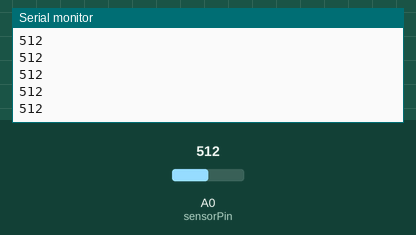
A sketch run on a simulated Arduino Uno, built with avr-gcc and run on an emulated ATmega328P. Shown: the last lines printed to the serial monitor. The test bench sets the inputs (shaded band); at power-on: A0 (sensorPin) = 512.

Above: at 1.2 s.
1.3 s: A0 (sensorPin) set to 716
At 1.8 s:
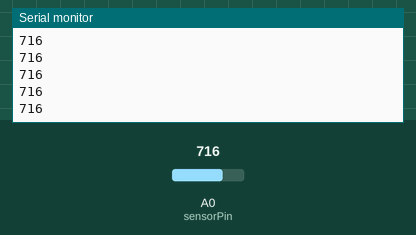
2.8 s: A0 (sensorPin) set to 900
At 3.8 s:
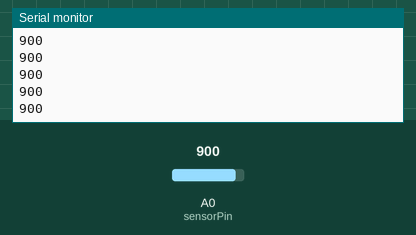
Timing chart, 0 to 5.8 s (numbered marks = the images above; inputs shaded):
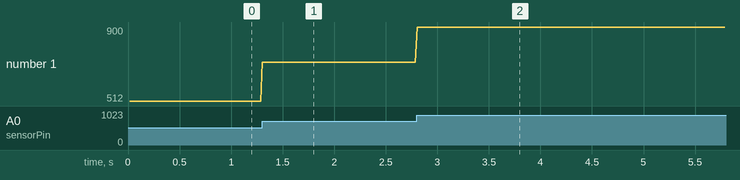

The sketch:

SMARTArduinoEEG.ino
```cpp
//The sampling Frequency is 64Hz
//Then we calculate the sampling time in microseconds
const int samplingFreq = 64;
const float samplingTime =  (float) 1000000 / samplingFreq;

//We read the sensor input from pin A0
const int sensorPin = A0;

//Start Time for the timer
unsigned long startTime = micros();
unsigned long currentTime = 0;

//Declaring the variable for the sensor value
int sensorValue;

void setup() {
    //Initialize the sensor
    pinMode(sensorPin, INPUT);

    //Initialize Serial with standard Baud Rate
    Serial.begin(9600);
}

void loop() {
    //Check if the required amount of time has passed
    currentTime = micros();
    if ((currentTime - startTime) >= samplingTime) {
        //Read the sensor value and send it via blutetooth to the Android app
        sensorValue = analogRead(sensorPin);
        Serial.println(sensorValue);

        //Resetting the start time for next time
        startTime = currentTime;
    }
}
```

Measured:
- after the input at 1.3 s, the serial monitor: prints a new line at once (image 1)
- after the input at 2.8 s, the serial monitor: prints a new line at once (image 2)
- plotted number 1: 512 → 716 after the input at 1.3 s, 716 → 900 after the input at 2.8 s
